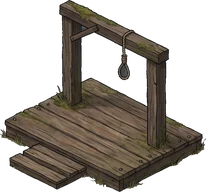
#> input picture assets/bauten/galgen.webp, 206 x 192 px
$ python figur.py ../assets/bauten/galgen.webp ../assets/bauten/kate_a.webp 5
#> lines starting #> are read from the running program, lines starting #| are printed output that depends on the picture
# Figur aus einem KI-Bild mit grünem Hintergrund freistellen und auf Spielgröße bringen.
# Aufruf: python3 tools/figur.py <quelle> <ziel.png> [figurhöhe_px]
# - Grünanteil wird zu Transparenz, grüne Säume an den Kanten werden neutralisiert
# - zugeschnitten, auf die Figurhöhe verkleinert, Fußpunkt unten in der Mitte der Füße
import sys
from PIL import Image

src, dst = sys.argv[1], sys.argv[2]
H = int(sys.argv[3]) if len(sys.argv) > 3 else 184
im = Image.open(src).convert('RGBA')
#> im is the input picture: PIL image 206x192 RGBA; mean R, G, B, A 45, 38.8, 31.5, 122.2
px = im.load()
w, h = im.size
#> w = 206; h = 192
for y in range(h):
    for x in range(w):
        r, g, b, a = px[x, y]
        dom = g - max(r, b)
        if dom > 150:
            px[x, y] = (0, 0, 0, 0)
            continue
        alpha = 255 if dom < 60 else int(255 * (150 - dom) / 90)
        if dom > 0:
            g = max(r, b) + min(dom, 6)  # Grünstich entfernen
        px[x, y] = (r, g, b, alpha)
bbox = im.getbbox()
#> bbox = (0, 0, 206, 192)
im = im.crop(bbox)
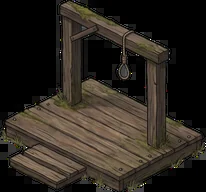
#> im: PIL image 206x192 RGBA; mean R, G, B, A 45, 38.8, 31.5, 255
cw, ch = im.size
#> cw = 206; ch = 192
# Fußpunkt: Mitte der untersten 6 % deckender Pixel
foot = im.crop((0, int(ch * 0.94), cw, ch))
fp = foot.load()
xs = [x for y in range(foot.size[1]) for x in range(cw) if fp[x, y][3] > 128]
#> xs = 2472 values, max 205 at index 205, min 0 at index 0, mean 102.5
fx = (min(xs) + max(xs)) / 2 if xs else cw / 2
#> fx = 102.5
k = H / ch
#> k = 0.026
nw, nh = max(1, round(cw * k)), H
#> nw = 5; nh = 5
im = im.resize((nw, nh), Image.LANCZOS)
pad = 4
out = Image.new('RGBA', (nw + 2 * pad, nh + 2 * pad), (0, 0, 0, 0))
out.paste(im, (pad, pad), im)
out.save(dst, optimize=True)
print(f'{dst}: {out.size[0]}x{out.size[1]}, Fußpunkt x={round(fx * k) + pad}, y={nh + pad}')
#| ../assets/bauten/kate_a.webp: 13x13, Fußpunkt x=7, y=9

$ run again, on assets/bauten/kate_a_winter.webp
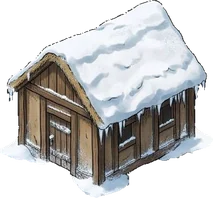
#> input picture assets/bauten/kate_a_winter.webp, 213 x 198 px
#> im is the input picture: PIL image 213x198 RGBA; mean R, G, B, A 108.5, 108.2, 107.7, 157.2
#> bbox = (0, 0, 213, 198)
#> `im = im.crop(bbox)`:
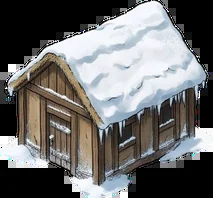
#> im: PIL image 213x198 RGBA; mean R, G, B, A 108.5, 108.2, 107.7, 255
#> xs = 2556 values, max 212 at index 212, min 0 at index 0, mean 106
#> fx = 106
#| ../assets/bauten/kate_a_winter.webp: 13x13, Fußpunkt x=7, y=9

$ run again, on assets/bauten/kate_b.webp
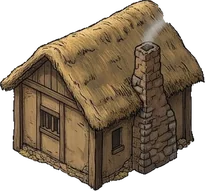
#> input picture assets/bauten/kate_b.webp, 205 x 191 px
#> im is the input picture: PIL image 205x191 RGBA; mean R, G, B, A 74.9, 60.7, 43.7, 166.6
#> bbox = (0, 0, 205, 191)
#> `im = im.crop(bbox)`:
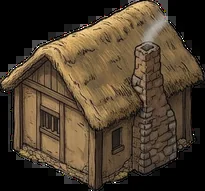
#> im: PIL image 205x191 RGBA; mean R, G, B, A 74.9, 60.7, 43.7, 255
#> xs = 2460 values, max 204 at index 204, min 0 at index 0, mean 102
#> fx = 102
#| ../assets/bauten/kate_b.webp: 13x13, Fußpunkt x=7, y=9

$ run again, on assets/bauten/kate_b_winter.webp
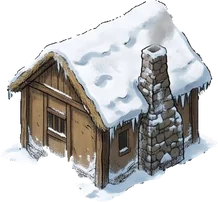
#> input picture assets/bauten/kate_b_winter.webp, 218 x 202 px
#> im is the input picture: PIL image 218x202 RGBA; mean R, G, B, A 107.2, 106.7, 106, 155.8
#> bbox = (0, 0, 218, 202)
#> `im = im.crop(bbox)`:
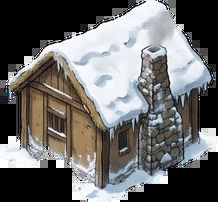
#> im: PIL image 218x202 RGBA; mean R, G, B, A 107.2, 106.7, 106, 255
#> xs = 2834 values, max 217 at index 217, min 0 at index 0, mean 108.5
#> fx = 108.5
#| ../assets/bauten/kate_b_winter.webp: 13x13, Fußpunkt x=7, y=9
